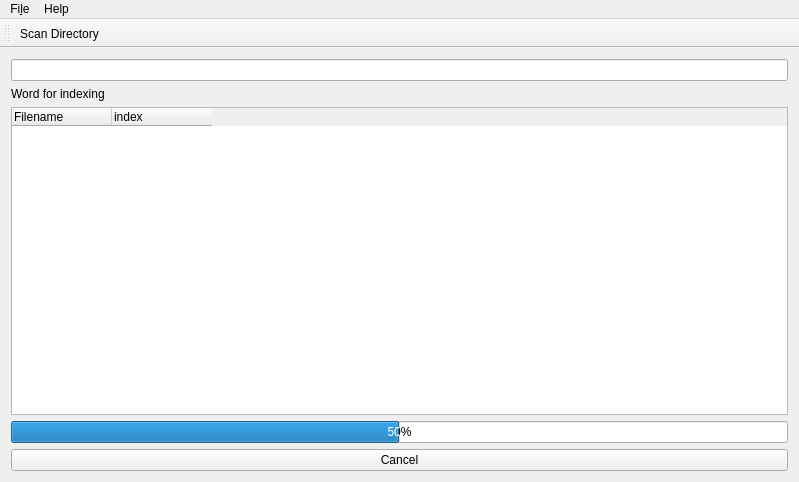
<?xml version="1.0" encoding="UTF-8"?>
<ui version="4.0">
 <class>MainWindow</class>
 <widget class="QMainWindow" name="MainWindow">
  <property name="geometry">
   <rect>
    <x>0</x>
    <y>0</y>
    <width>799</width>
    <height>482</height>
   </rect>
  </property>
  <property name="windowTitle">
   <string>MainWindow</string>
  </property>
  <widget class="QWidget" name="centralWidget">
   <layout class="QVBoxLayout" name="verticalLayout">
    <item>
     <widget class="QLineEdit" name="lineEdit"/>
    </item>
    <item>
     <widget class="QLabel" name="label">
      <property name="text">
       <string>Word for indexing</string>
      </property>
     </widget>
    </item>
    <item>
     <widget class="QTreeWidget" name="treeWidget">
      <attribute name="headerMinimumSectionSize">
       <number>100</number>
      </attribute>
      <attribute name="headerStretchLastSection">
       <bool>false</bool>
      </attribute>
      <column>
       <property name="text">
        <string>Filename</string>
       </property>
      </column>
      <column>
       <property name="text">
        <string>index</string>
       </property>
      </column>
     </widget>
    </item>
    <item>
     <widget class="QProgressBar" name="progressBar">
      <property name="baseSize">
       <size>
        <width>0</width>
        <height>0</height>
       </size>
      </property>
      <property name="value">
       <number>50</number>
      </property>
      <property name="textVisible">
       <bool>true</bool>
      </property>
      <property name="textDirection">
       <enum>QProgressBar::BottomToTop</enum>
      </property>
     </widget>
    </item>
    <item>
     <widget class="QPushButton" name="actionCancel">
      <property name="text">
       <string>Cancel</string>
      </property>
     </widget>
    </item>
   </layout>
  </widget>
  <widget class="QMenuBar" name="menuBar">
   <property name="geometry">
    <rect>
     <x>0</x>
     <y>0</y>
     <width>799</width>
     <height>22</height>
    </rect>
   </property>
   <widget class="QMenu" name="menuFile">
    <property name="title">
     <string>Fi&amp;le</string>
    </property>
    <addaction name="actionIndex_Directory"/>
    <addaction name="separator"/>
    <addaction name="actionExit"/>
   </widget>
   <widget class="QMenu" name="menuHelp">
    <property name="title">
     <string>Help</string>
    </property>
    <addaction name="actionAbout"/>
   </widget>
   <addaction name="menuFile"/>
   <addaction name="menuHelp"/>
  </widget>
  <widget class="QToolBar" name="toolBar">
   <property name="windowTitle">
    <string>toolBar</string>
   </property>
   <attribute name="toolBarArea">
    <enum>TopToolBarArea</enum>
   </attribute>
   <attribute name="toolBarBreak">
    <bool>false</bool>
   </attribute>
   <addaction name="actionIndex_Directory"/>
  </widget>
  <action name="actionIndex_Directory">
   <property name="text">
    <string>&amp;Scan Directory...</string>
   </property>
  </action>
  <action name="actionExit">
   <property name="text">
    <string>&amp;Exit</string>
   </property>
  </action>
  <action name="actionAbout">
   <property name="text">
    <string>About</string>
   </property>
  </action>
 </widget>
 <layoutdefault spacing="6" margin="11"/>
 <resources/>
 <connections/>
</ui>
